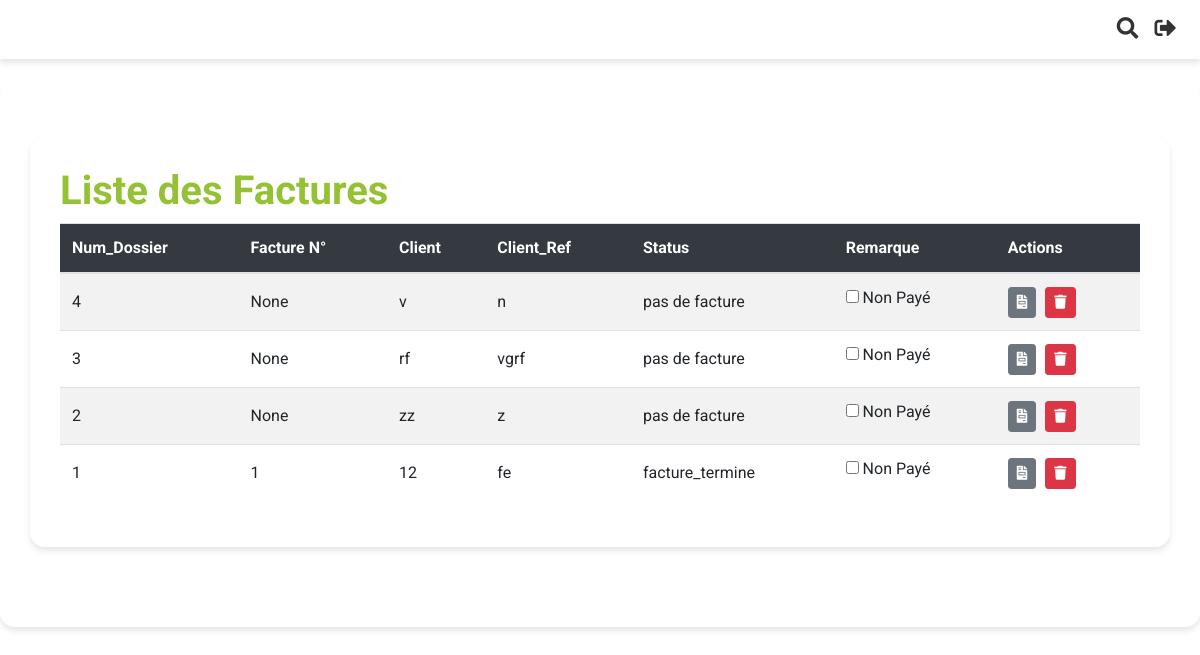
The page /application/factures/ (signed in) on the database as committed earlier.
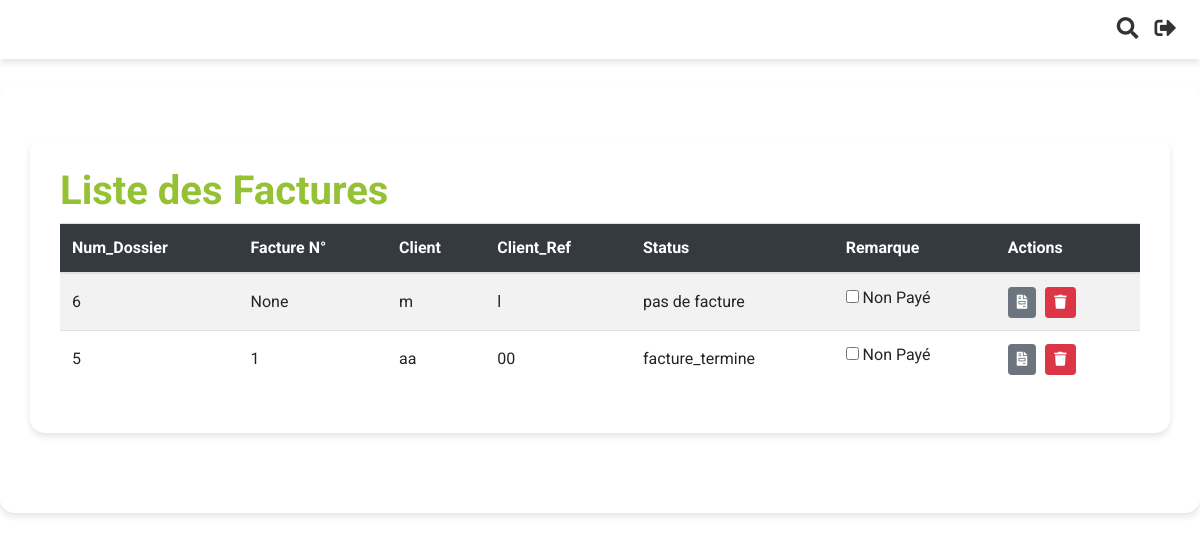
The same page on the database as committed later.
### Application/models.py (models this page shows, shortened)
class Commande(models.Model):
    order_id = models.AutoField(primary_key=True)  # Auto-incremented primary key
    date_time = models.DateTimeField(auto_now_add=True)
    company_reference_number = models.CharField(max_length=100)
    client_name = models.CharField(max_length=100, default="")  # New field
    adresse = models.CharField(max_length=255, blank=True, null=True)
    email = models.EmailField(blank=True, null=True)
    fax = models.CharField(max_length=50, blank=True, null=True)
    ice = models.CharField(max_length=50, blank=True, null=True)
    infographiste = models.CharField(max_length=100, blank=True, null=True)
    order_status = models.CharField(max_length=50, choices=[ ('draft', 'Draft'),
        ('completed', 'Completed'),
        ('devis', 'Devis'),
        ('facture', 'Facture'),
        ('bon_livraison', 'Bon de Livraison'),
        ('situation_client', 'Situation Client')
    ])
    bc_number = models.CharField(max_length=50, blank=True, null=True)  # New field for BC number
    date_bc = models.DateField(blank=True, null=True)
    devis_numero = models.PositiveIntegerField(unique=True, null=True, blank=True)
    bl_numero = models.PositiveIntegerField(unique=True, null=True, blank=True)
    facture_numero = models.PositiveIntegerField(unique=True, null=True, blank=True)
    facture_status = models.CharField(max_length=50, choices=[
        ('no_facture', 'Pas de Facture'),
        ('facture_termine', 'Facture Terminée')
    ], default='pas de facture')
    remarque = models.CharField(max_length=50, choices=[
        ('paye', 'Payé'),
        ('non_paye', 'Non Payé')
    ], default='non payé')
    devis_status = models.CharField(max_length=50, choices=[
        ('no_devis', 'Pas de Devis'),
        ('devis_termine', 'Devis Terminé')
    ], default='pas de devis')
    bl_status = models.CharField(max_length=50, choices=[
        ('no_bl', 'Pas de bon_livraison'),
        ('bl_termine', 'bon_livraison Terminé')
    ], default='pas de bon_livraison')
    designations_data = models.JSONField(default=list)  # Renamed field
    options_data = models.JSONField(default=dict)

### Application/views.py (the view)
# urls.py: path('factures/', views.liste_factures, name='liste_factures'),
@login_required
@user_passes_test(lambda u: u.groups.filter(name='Directeurs').exists())
def liste_factures(request):
    query = request.GET.get('q')
    if query:
        factures = Commande.objects.filter(
            Q(order_status='completed') & (
                Q(company_reference_number__icontains=query) |
                Q(client_name__icontains=query) |
                Q(facture_numero__icontains=query)
            )
        )
    else:
        factures = Commande.objects.filter(order_status='completed').order_by('-date_time')
    is_assistant = request.user.groups.filter(name='Assistants').exists()
    return render(request, 'Application/liste_factures.html', {'factures': factures, 'is_assistant' : is_assistant})

### Application/templates/Application/liste_factures.html (shortened to what this page needs)
{% extends "base.html" %}
{% block content %}
<div class="container mt-4">
    <h1>Liste des Factures</h1>
    <table class="table table-striped" id="factureTable">
        <thead>
            <tr>
            <th>Num_Dossier</th>
            <th>Facture N°</th>
            <th>Client</th>
            <th>Client_Ref</th>
            <th>Status</th>
            <th>Remarque</th>
            <th>Actions</th>
            </tr>
        </thead>
        <tbody>
            {% for facture in factures %}
                <tr>
                    <td>{{ facture.order_id }}</td>
                    <td>{{ facture.facture_numero }}</td>
                    <td>{{ facture.client_name }}</td>
                    <td>{{ facture.company_reference_number }}</td>
                    <td>{{ facture.facture_status }}</td>
                    <td>
                        <form method="post" action="{% url 'update_facture_status' facture.pk %}">
                        {% if facture.remarque == 'paye' %}
                        Payé
                        {% else %}
                        <label>
                            <input type="checkbox" name="remarque" value="paye" onchange="this.form.submit()">
                            Non Payé
                        </label>
                        {% endif %}
                        </form>
                    </td>
                    <td>
                    <a href="{% url 'generer_facture' facture.pk %}" class="btn btn-sm btn-secondary"><i class="fas fa-file-invoice"></i></a>
                    <button type="button" class="btn btn-sm btn-danger" data-toggle="modal" data-target="#deleteModal{{ facture.pk }}"><i class="fas fa-trash"></i></button>
                    </td>
            {% endfor %}
        </tbody>
    </table>
</div>
{% endblock %}

Rows that differ between the two databases and show on the page:
removed Commande: order_id "4", facture_numero "None", client_name "v", company_reference_number "n", facture_status "pas de facture"
removed Commande: order_id "3", facture_numero "None", client_name "rf", company_reference_number "vgrf", facture_status "pas de facture"
removed Commande: order_id "2", facture_numero "None", client_name "zz", company_reference_number "z", facture_status "pas de facture"
removed Commande: order_id "1", facture_numero "1", client_name "12", company_reference_number "fe", facture_status "facture_termine"
added Commande: order_id "6", facture_numero "None", client_name "m", company_reference_number "l", facture_status "pas de facture"
added Commande: order_id "5", facture_numero "1", client_name "aa", company_reference_number "00", facture_status "facture_termine"
